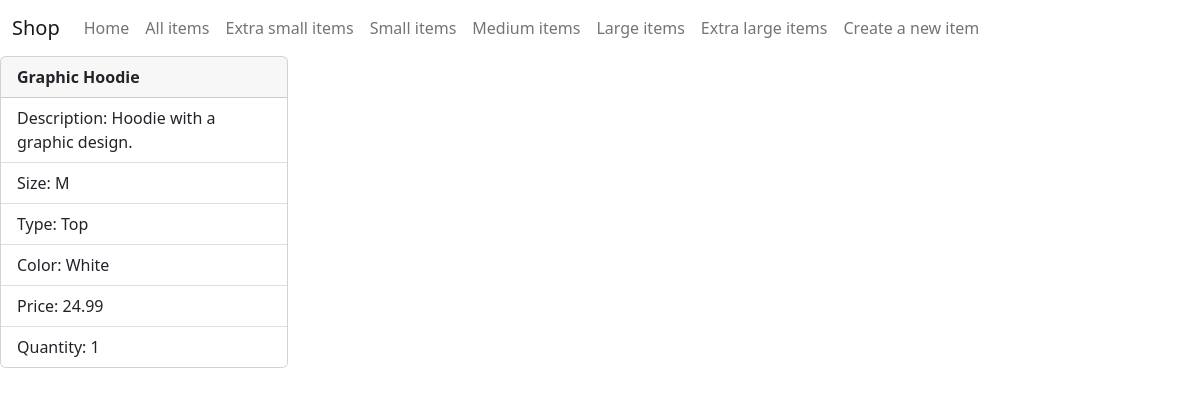
The page /items/single_item/2 on the database its author committed.
### ca298shop/models.py (models this page shows, shortened)
class Item(models.Model):
    id = models.AutoField(primary_key=True)
    name = models.CharField(max_length=30)
    description = models.CharField(max_length=200)
    SIZES = [
        ('XS', 'XS'),
        ('S', 'S'),
        ('M', 'M'),
        ('L', 'L'),
        ('XL', 'XL'),
    ]
    size = models.CharField(max_length=2, choices=SIZES, default="")
    type = models.ForeignKey(Type, on_delete=models.CASCADE)
    color = models.ForeignKey(Color, on_delete=models.CASCADE)
    price = models.DecimalField(max_digits=10, decimal_places=2)
    quantity = models.IntegerField(default=1)

class Type(models.Model):
    id = models.AutoField(primary_key=True)
    type = models.TextField(default="")
    def __str__(self):
        return self.type

class Color(models.Model):
    id = models.AutoField(primary_key=True)
    color = models.TextField(default="")
    def __str__(self):
        return self.color

### ca298shop/views.py (the view)
# urls.py: path('items/single_item/<int:itemid>', views.view_single_item, name='single_item'),
def view_single_item(request, itemid):
    single_item = get_object_or_404(Item, id=itemid)
    return render(request, 'single_item.html', {'item': single_item})

### ca298shop/templates/single_item.html
{% extends 'base.html' %}
{% block content %}
    <div class="card" style="width: 18rem;">
        <div class="card-header">
            <b>{{ item.name }}</b>
        </div>
        <ul class="list-group list-group-flush">
            <li class="list-group-item">Description: {{ item.description }}</li>
            <li class="list-group-item">Size: {{ item.size }}</li>
            <li class="list-group-item">Type: {{ item.type }}</li>
            <li class="list-group-item">Color: {{ item.color }}</li>
            <li class="list-group-item">Price: {{ item.price }}</li>
            <li class="list-group-item">Quantity: {{ item.quantity }}</li>
        </ul>
    </div>
    <br>
{% endblock %}

### rows shown on the page
Item: name "Graphic Hoodie", description "Hoodie with a graphic design.", size "M", type "Top", color "White", price "24.99", quantity "1"
